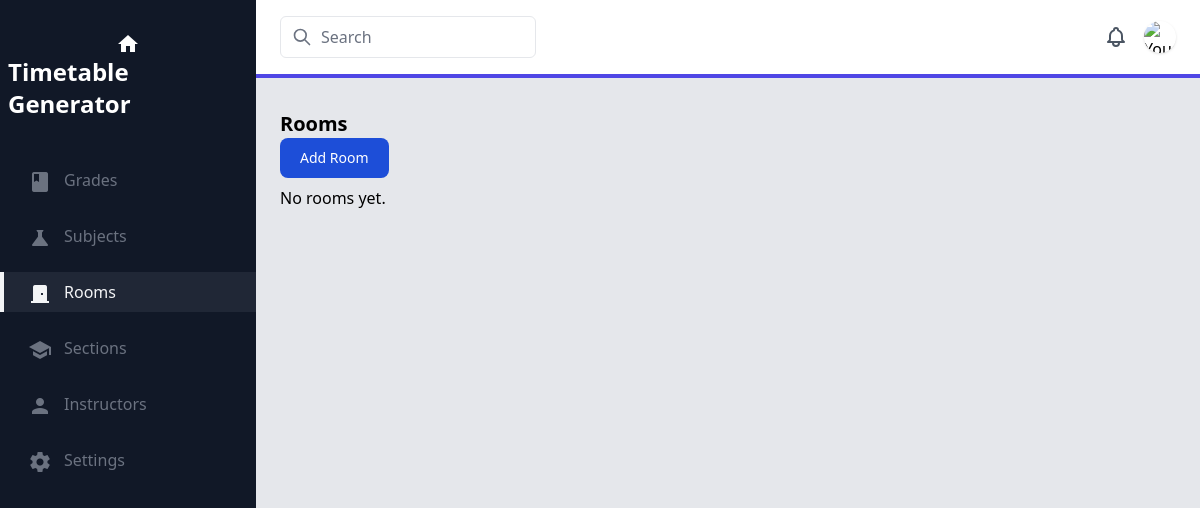
The app's page /rooms/, older data.
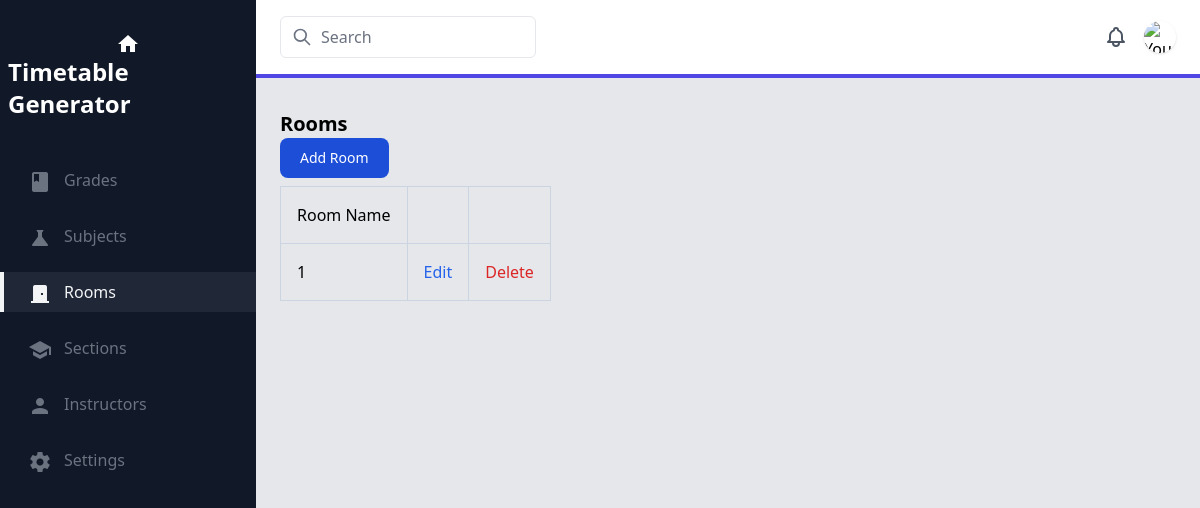
The same page, newer data.
### timetable/models.py (models this page shows, shortened)
class Room(models.Model):
    id = models.UUIDField(primary_key=True, default=uuid.uuid4, editable=False)
    name = models.CharField(max_length=500)

### timetable/views.py (the view)
# urls.py: path('rooms/', RoomListView.as_view(), name='rooms'),
class RoomListView(ListView):
    model = Room
    paginate_by = 10

### timetable/templatetags/startswith.py (called while the page is built)
@register.filter('startswith')
def startswith(text, starts):
    if isinstance(text, str):
        return text.startswith(starts)
    return False

### timetable/templates/timetable/room_list.html
{% extends 'timetable/base.html' %}
{% block main %}
<h1 class="text-xl font-bold">Rooms</h1>
<button onclick="location.href = '/rooms/create'" type="button"
    class="text-white bg-blue-700 hover:bg-blue-800 focus:ring-4 focus:ring-blue-300 font-medium rounded-lg text-sm px-5 py-2.5 text-center mr-2 mb-2 dark:bg-blue-600 dark:hover:bg-blue-700 dark:focus:ring-blue-800">
    Add Room
</button>
{% for room in object_list %}
<table class="border-collapse border border-slate-400 table-auto">
    <thead>
        <tr>
            <th class="border border-slate-300 font-medium p-4">Room Name</th>
            <th class="border border-slate-300 font-medium p-4"></th>
            <th class="border border-slate-300 font-medium p-4"></th>
        </tr>
    </thead>
    <tbody>
        <tr>
            <td class="border border-slate-300 p-4">{{room.name}}</td>
            <td class="border border-slate-300 p-4">
                <a class="text-blue-600 hover:underline" href="/rooms/edit/{{room.pk}}">Edit</a>
            </td>
            <td class="border border-slate-300 p-4">
                <a class="text-red-600 hover:underline" href="/rooms/delete/{{room.pk}}">Delete</a>
            </td>
        </tr>
    </tbody>
</table>
{% empty %}
    <div>No rooms yet.</div>
{% endfor %}
{% endblock main %}

Row changes from the older to the newer data that the page shows:
added Room: name "1"
Text that changed along with them:
text no longer shown: "No rooms yet."
